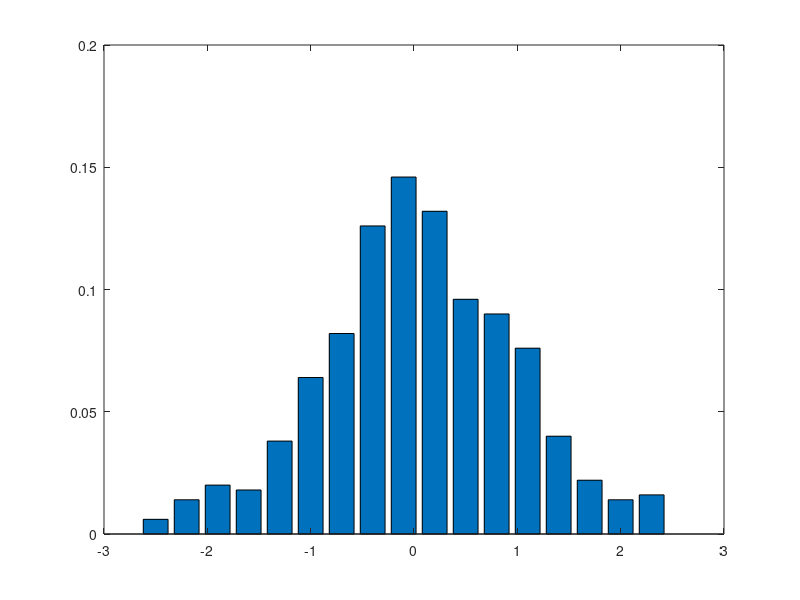

MATLAB code to generate this figure: (Note: this script raises an error after producing the figure.)
n = 500;
nHist = ceil(2*n^(1/3));
mu = 0;
a = .3;
c = (-2.5 + mu):0.3:(2.5 + mu);
X = sort(randn(n,1)) + mu;
epdf = hist(X,c)/n;
bar(c, epdf)
if sum(epdf == 0)>0
    error('0 in histogram.')
end
alpha = 0.05;

if 0
    %% renyi
    k = length(epdf);
    doubleSum = sum((epdf.^(a)) .* (pdf('norm',c,0,1)).^(1-a));
    logOfSum = log(doubleSum)
    const =2*k/(a*(a-1))
    stat = const * logOfSum
    
end
if 0
    %% T_alpha
    k = length(epdf);
    doubleSum = sum((epdf.^(a)) .* (pdf('norm',c,0,1)).^(1-a))
    const =2*k/(a*(a-1))
    stat = const * (doubleSum - 1)
end
if 1
end

chiQuant = icdf('chi2', [alpha/2, 1 - alpha/2], k - 1)

[h_ks, p_ks, stat_ks] = kstest(X);
disp('kolmogorov-Smirnov')
disp([h_ks, p_ks, stat_ks])

%%%%

%% 2D kolmogorov smirnov for muon for separate njets cahnnels
c = clock;
time = c(4:6)
njets = 4
[X1 w1] = getLeptonJetsRamData('muo', 1:leptonJetType.numTypes,...
    'njets',njets, 'val', 1);

[X2 w2] = getLeptonJetsRamData('muo', 1:leptonJetType.numTypes,...
    'njets',njets, 'val', 2);
dims = [1 2];
tic
[h, pval, stat] = test_wKS2s2d(X1(:,dims), w1, X2(:,dims),w2,0.05);
[h, pval, stat]
toc
% 45 min
  
c = clock;
time = c(4:6)
njets = 3
[X1 w1] = getLeptonJetsRamData('muo', 1:leptonJetType.numTypes,...
    'njets',njets, 'val', 1);

[X2 w2] = getLeptonJetsRamData('muo', 1:leptonJetType.numTypes,...
    'njets',njets, 'val', 2);
dims = [1 2];
tic
[h, pval, stat] = test_wKS2s2d(X1(:,dims), w1, X2(:,dims),w2,0.05);
[h, pval, stat]
toc
% 4 hours

c = clock;
time = c(4:6)
njets = 2
[X1 w1] = getLeptonJetsRamData('muo', 1:leptonJetType.numTypes,...
    'njets',njets, 'val', 1);

[X2 w2] = getLeptonJetsRamData('muo', 1:leptonJetType.numTypes,...
    'njets',njets, 'val', 2);
dims = [1 2];
tic
[h, pval, stat] = test_wKS2s2d(X1(:,dims), w1, X2(:,dims),w2,0.05);
[h, pval, stat]
toc
% 28.5 hours
  
x = -8:.1:8;
y = x';
X = ones(size(y))*x;
Y = y*ones(size(x));
R = sqrt(X.^2 + Y.^2) + eps;
Z = sin(R)./R;
imagesc(Z)


for k = 1:6
  for var = 1:23
    found(var,k) = find(A(:,k)==var);
  end
end
